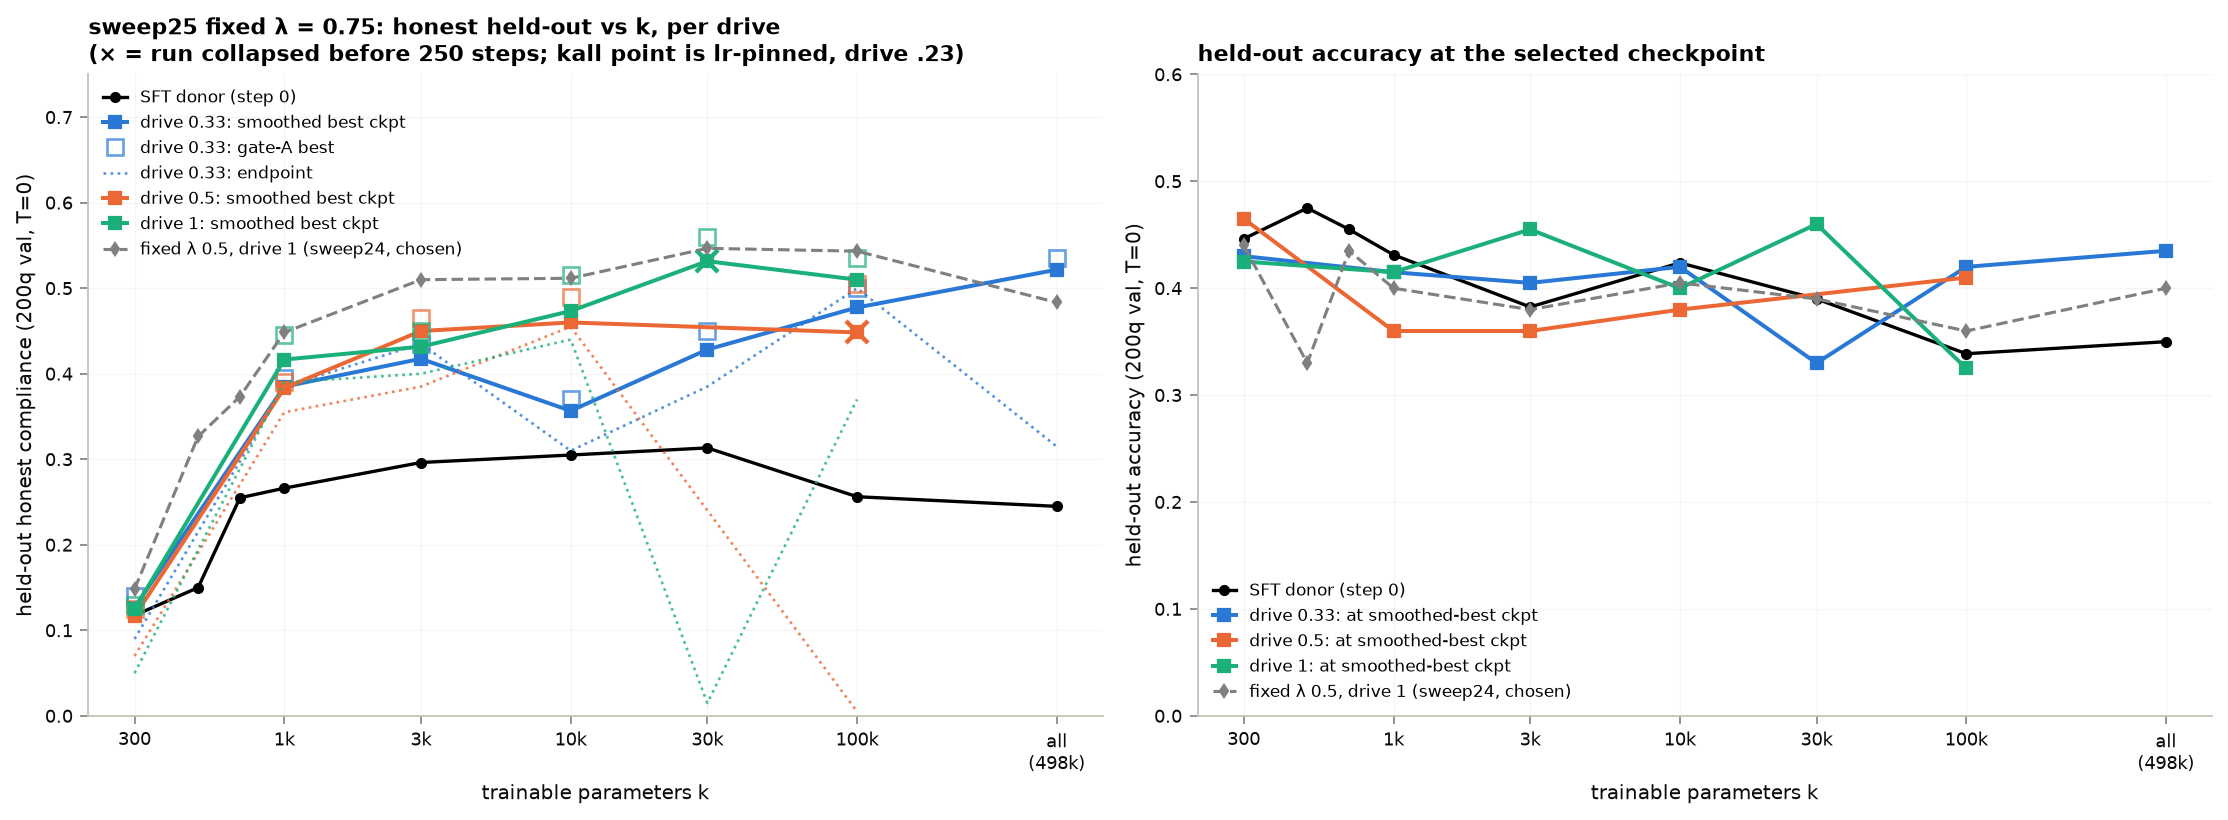

The script that saved this image:
"""sweep25 (fixed λ=0.75, floors, zt) held-out sigmoids per drive: honest held-out (compliant ∧ answered ∧ non-hollow,
200q val, T=0) vs k. Per run: neighbor-smoothed best (mean over ckpt ±10, solid), gate-A best (raw acc ≥ .8× step 0, hollow),
endpoint (dotted). References: SFT donor step 0 and sweep24 fixed λ=0.5 drive 1 (chosen recipe).
Right panel: held-out accuracy at the smoothed-best checkpoint vs step 0."""
import json, sys
from pathlib import Path
import numpy as np
import matplotlib; matplotlib.use("Agg"); import matplotlib.pyplot as plt
ROOT = Path(__file__).resolve().parents[2]; sys.path.insert(0, str(ROOT)); from utils import PALETTE, set_matplotlib_style
cache = json.loads((ROOT / "rl/runs/sweep23_conjunctive/summary_cache.json").read_text())
KMAP = {"k300": 300, "k500": 500, "k700": 700, "k1k": 1000, "k3k": 3000, "k10k": 10000, "k30k": 30000, "k100k": 100000, "kall": 497664}
ARMS = {"drive 0.33": "sweep25-d033-", "drive 0.5": "sweep25-d050-", "drive 1": "sweep25-d100-"}
REF = ("fixed λ 0.5, drive 1 (sweep24, chosen)", "sweep24-fix05-")
def stats(name):
    H = {int(s): v for s, v in cache[name]["heldout"].items()}; S = sorted(H); s0 = H[0]
    ok = [s for s in S if s > 0 and H[s]["acc"] >= 0.8 * s0["acc"]]; best = max(ok, key=lambda s: H[s]["honest"]) if ok else None
    sm = {s: np.mean([H[t]["honest"] for t in S if abs(t - s) <= 10]) for s in S if s > 0}; sb = max(sm, key=sm.get)
    return dict(s0=s0["honest"], acc0=s0["acc"], best=H[best]["honest"] if best else np.nan, best_step=best, sm=sm[sb], sm_step=sb, acc_sm=H[sb]["acc"],
                end=H[S[-1]]["honest"], end_step=S[-1], end_acc=H[S[-1]]["acc"], collapsed=H[S[-1]]["honest"] < 0.1 and sm[sb] > 0.3)
def collect(pre):
    out = {}
    for name in cache:
        if name.startswith(pre) and cache[name].get("heldout"):
            k = name[len(pre):]
            if k in KMAP: out[KMAP[k]] = stats(name)
    return out
rows = {a: collect(p) for a, p in ARMS.items()}; rows["kall (drive .23, lr 3.3e-4)"] = {}
# kall was run once at pinned lr (drive .23) under the d033 prefix: keep it in the d0.33 curve but flag it
ref = collect(REF[1]); ks = sorted({k for a in rows.values() for k in a} | set(ref))
print("sweep25 fixed λ=0.75: honest held-out per drive. cells = smoothed-best (gate-A best) [endpoint]; 'x' = collapsed (endpoint honest <.1)")
print(f"{'arm':12s}" + "".join(f"{k:>18d}" for k in ks))
for a in ARMS:
    line = f"{a:12s}"
    for k in ks:
        st = rows[a].get(k); line += f"{'':>18s}" if st is None else f"{st['sm']:.2f}({st['best']:.2f})[{st['end']:.2f}]{'x' if st['collapsed'] else ' '}".rjust(18)
    print(line)
line = f"{'ref fix0.5 d1':12s}"
for k in ks:
    st = ref.get(k); line += f"{'':>18s}" if st is None else f"{st['sm']:.2f}({st['best']:.2f})[{st['end']:.2f}]{'x' if st['collapsed'] else ' '}".rjust(18)
print(line)
print("SFT donor step 0:", {k: round(np.mean([r[k]["s0"] for r in list(rows.values()) + [ref] if k in r]), 2) for k in ks})
print("\nheld-out accuracy at smoothed-best ckpt (step 0 in parens)")
for a in ARMS: print(f"{a:12s}" + "".join((f"{rows[a][k]['acc_sm']:.2f}({rows[a][k]['acc0']:.2f})" if k in rows[a] else "").rjust(14) for k in ks))
set_matplotlib_style(); fig, (ax, ax2) = plt.subplots(1, 2, figsize=(14, 5.2))
sft = {k: np.mean([r[k]["s0"] for r in list(rows.values()) + [ref] if k in r]) for k in ks}
ax.plot(list(sft), list(sft.values()), "o-", color="black", lw=1.5, ms=4, label="SFT donor (step 0)")
ax2.plot(list(sft), [np.mean([r[k]["acc0"] for r in list(rows.values()) + [ref] if k in r]) for k in ks], "o-", color="black", lw=1.5, ms=4, label="SFT donor (step 0)")
for i, a in enumerate(ARMS):
    kk = sorted(rows[a]); c = PALETTE[i]
    ax.plot(kk, [rows[a][k]["sm"] for k in kk], "s-", color=c, lw=1.8, ms=5, label=f"{a}: smoothed best ckpt")
    ax.plot(kk, [rows[a][k]["best"] for k in kk], "s", color=c, ms=7, mfc="none", mew=1.2, alpha=0.7, label=f"{a}: gate-A best" if i == 0 else None)
    ax.plot(kk, [rows[a][k]["end"] for k in kk], ":", color=c, lw=1.2, alpha=0.8, label=f"{a}: endpoint" if i == 0 else None)
    for k in kk:
        if rows[a][k]["collapsed"]: ax.plot(k, rows[a][k]["sm"], "x", color=c, ms=10, mew=2)
    ax2.plot(kk, [rows[a][k]["acc_sm"] for k in kk], "s-", color=c, lw=1.8, ms=5, label=f"{a}: at smoothed-best ckpt")
kk = sorted(ref); ax.plot(kk, [ref[k]["sm"] for k in kk], "d--", color="grey", lw=1.4, ms=4, label=REF[0]); ax2.plot(kk, [ref[k]["acc_sm"] for k in kk], "d--", color="grey", lw=1.4, ms=4, label=REF[0])
TICKS = [300, 1000, 3000, 10000, 30000, 100000, 497664]; TL = ["300", "1k", "3k", "10k", "30k", "100k", "all\n(498k)"]
for a_ in (ax, ax2): a_.set_xscale("log"); a_.set_xticks(TICKS); a_.set_xticklabels(TL); a_.minorticks_off(); a_.set_xlabel("trainable parameters k"); a_.grid(alpha=0.3)
ax.set_ylim(0, 0.75); ax.set_ylabel("held-out honest compliance (200q val, T=0)"); ax.set_title("sweep25 fixed λ = 0.75: honest held-out vs k, per drive\n(× = run collapsed before 250 steps; kall point is lr-pinned, drive .23)")
ax2.set_ylim(0, 0.6); ax2.set_ylabel("held-out accuracy (200q val, T=0)"); ax2.set_title("held-out accuracy at the selected checkpoint")
ax.legend(fontsize=7.5, loc="upper left"); ax2.legend(fontsize=7.5, loc="lower left")
fig.tight_layout(); out = ROOT / "rl/analysis/sweep25_sigmoid.png"; fig.savefig(out, dpi=160, bbox_inches="tight"); print(out)
